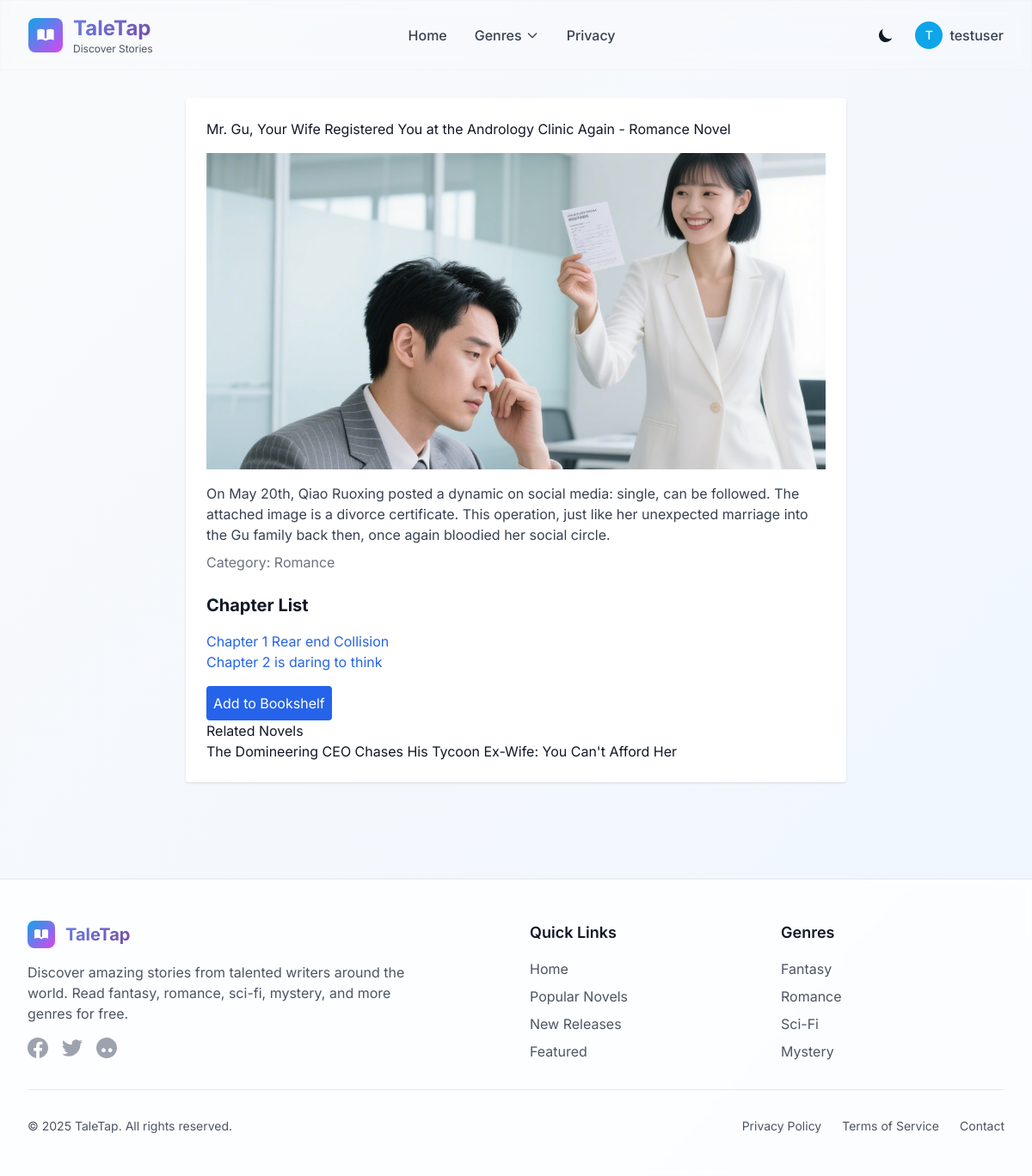
The app's page /novel/3 (signed in) with its own data.
### models.py (models this page shows)
class User(db.Model, UserMixin):
    id = db.Column(db.Integer, primary_key=True)
    username = db.Column(db.String(80), unique=True, nullable=False)
    password = db.Column(db.String(120), nullable=False)
    novels = db.relationship('UserNovel', backref='user', lazy=True)

class Novel(db.Model):
    id = db.Column(db.Integer, primary_key=True)
    title = db.Column(db.String(100), nullable=False)
    description = db.Column(db.Text, nullable=False)
    cover_image = db.Column(db.String(200))  # 封面图片路径
    chapters = db.relationship('Chapter', backref='novel', lazy=True)
    category = db.Column(db.String(50))

class Chapter(db.Model):
    id = db.Column(db.Integer, primary_key=True)
    novel_id = db.Column(db.Integer, db.ForeignKey('novel.id'), nullable=False)
    title = db.Column(db.String(100), nullable=False)
    content = db.Column(db.Text, nullable=False)
    comments = db.relationship('Comment', backref='chapter', lazy=True)

### app.py (the view)
@app.route('/novel/<int:novel_id>')
def novel(novel_id):
    novel = Novel.query.get_or_404(novel_id)
    related_novels = Novel.query.filter_by(category=novel.category).filter(Novel.id != novel_id).limit(3).all()
    return render_template('novel.html', novel=novel, related_novels=related_novels)

### app.py (called while the page is built)
@login_manager.user_loader
def load_user(user_id):
    return User.query.get(int(user_id))

### templates/novel.html (shortened to what this page needs)
{% extends 'base.html' %}
{% block content %}
<div class="max-w-3xl mx-auto bg-white dark:bg-gray-800 p-6 rounded shadow">
    <h1>{{ novel.title }} - {{ novel.category }} Novel</h1>
    <img src="{{ url_for('static', filename='img/' + (novel.cover_image or 'cover.jpg')) }}" alt="{{ novel.title }} 封面" class="w-full h-[23rem] object-cover mt-4">
    <p class="mt-4 text-gray-700 dark:text-gray-300">{{ novel.description }}</p>
    <p class="mt-2 text-gray-500 dark:text-gray-400">Category: {{ novel.category or 'None' }}</p>
    <h2 class="text-xl font-bold mt-6">Chapter List</h2>
    <ul class="mt-4">
        {% if novel.chapters %}
            {% for chapter in novel.chapters %}
            <li><a href="{{ url_for('chapter', novel_id=novel.id, chapter_id=chapter.id) }}" class="text-blue-600 hover:underline">{{ chapter.title }}</a></li>
            {% endfor %}
        {% else %}
            <li class="text-gray-500">No chapters available</li>
        {% endif %}
    </ul>
    {% if current_user.is_authenticated %}
    <form method="POST" action="{{ url_for('add_to_shelf', novel_id=novel.id) }}" class="mt-4">
        <button type="submit" class="bg-blue-600 text-white p-2 rounded hover:bg-blue-700">Add to Bookshelf</button>
    </form>
    {% endif %}
    <h3>Related Novels</h3>
<ul>
    {% for related in related_novels %}
        <li><a href="{{ url_for('novel', novel_id=related.id) }}">{{ related.title }}</a></li>
    {% endfor %}
</ul>
</div>
{% endblock %}

### templates/base.html (shortened to what this page needs)
<!DOCTYPE html>
<html lang="en" class="scroll-smooth">
<head>
    <link rel="stylesheet" href="{{ url_for('static', filename='css/reading.css') }}">
    <script src="https://cdn.tailwindcss.com"></script>
</head>
<body class="bg-gradient-to-br from-gray-50 to-blue-50 dark:from-gray-900 dark:to-gray-800 font-display text-gray-900 dark:text-gray-100 min-h-screen">
    <header class="sticky top-0 z-40 glass-effect border-b border-gray-200/20 dark:border-gray-700/20">
        <nav class="max-w-7xl mx-auto px-4 sm:px-6 lg:px-8" role="navigation" aria-label="Main navigation">
            <div class="flex justify-between items-center py-4">
                <div class="flex items-center space-x-2">
                    <a href="{{ url_for('index') }}" class="flex items-center space-x-3 hover:opacity-80 transition-opacity">
                        <div class="w-10 h-10 bg-gradient-to-br from-primary-500 to-accent-500 rounded-lg flex items-center justify-center">
                        </div>
                        <div>
                            <h1 class="text-2xl font-bold gradient-text">TaleTap</h1>
                            <p class="text-xs text-gray-600 dark:text-gray-400">Discover Stories</p>
                        </div>
                    </a>
                </div>
                <div class="hidden md:flex items-center space-x-8">
                    <a href="{{ url_for('index') }}" class="text-gray-700 dark:text-gray-300 hover:text-primary-600 dark:hover:text-primary-400 transition-colors font-medium">
                        Home
                    </a>
                    <div class="relative group">
                        <button class="text-gray-700 dark:text-gray-300 hover:text-primary-600 dark:hover:text-primary-400 transition-colors font-medium flex items-center space-x-1">
                            <span>Genres</span>
                            <svg class="w-4 h-4 transition-transform group-hover:rotate-180" fill="none" stroke="currentColor" viewBox="0 0 24 24">
                                <path stroke-linecap="round" stroke-linejoin="round" stroke-width="2" d="m19 9-7 7-7-7"/>
                            </svg>
                        </button>
                    </div>
                    <a href="{{ url_for('privacy_policy') }}" class="text-gray-700 dark:text-gray-300 hover:text-primary-600 dark:hover:text-primary-400 transition-colors font-medium">
                        Privacy
                    </a>
                </div>
                <div class="flex items-center space-x-4">
                    <button id="theme-toggle" class="p-2 rounded-lg hover:bg-gray-100 dark:hover:bg-gray-800 transition-colors" aria-label="Toggle dark mode">
                        <svg id="theme-toggle-dark-icon" class="hidden w-5 h-5" fill="currentColor" viewBox="0 0 20 20">
                            <path d="M17.293 13.293A8 8 0 016.707 2.707a8.001 8.001 0 1010.586 10.586z"/>
                        </svg>
                    </button>
                    {% if current_user.is_authenticated %}
                        <div class="relative group">
                            <button class="flex items-center space-x-2 text-gray-700 dark:text-gray-300 hover:text-primary-600 dark:hover:text-primary-400 transition-colors">
                                <div class="w-8 h-8 bg-primary-500 rounded-full flex items-center justify-center">
                                    <span class="text-white text-sm font-medium">{{ current_user.username[0].upper() }}</span>
                                </div>
                                <span class="font-medium">{{ current_user.username }}</span>
                            </button>
                        </div>
                    {% endif %}
                </div>
            </div>
        </nav>
    </header>
    <main id="main-content" class="max-w-7xl mx-auto px-4 sm:px-6 lg:px-8 py-8 animate-fade-in">
        {% block content %}{% endblock %}
    </main>
    <footer class="bg-white/80 dark:bg-gray-900/80 backdrop-blur-sm border-t border-gray-200 dark:border-gray-700 mt-20">
        <div class="max-w-7xl mx-auto px-4 sm:px-6 lg:px-8 py-12">
            <div class="grid grid-cols-1 md:grid-cols-4 gap-8">
                <div class="col-span-1 md:col-span-2">
                    <div class="flex items-center space-x-3 mb-4">
                        <div class="w-8 h-8 bg-gradient-to-br from-primary-500 to-accent-500 rounded-lg flex items-center justify-center">
                        </div>
                        <h3 class="text-xl font-bold gradient-text">TaleTap</h3>
                    </div>
                    <p class="text-gray-600 dark:text-gray-400 mb-4 max-w-md">
                        Discover amazing stories from talented writers around the world. Read fantasy, romance, sci-fi, mystery, and more genres for free.
                    </p>
                    <div class="flex space-x-4">
                        <a href="#" class="text-gray-400 hover:text-primary-500 transition-colors" aria-label="Facebook">
                        </a>
                        <a href="#" class="text-gray-400 hover:text-primary-500 transition-colors" aria-label="Twitter">
                        </a>
                        <a href="#" class="text-gray-400 hover:text-primary-500 transition-colors" aria-label="Instagram">
                        </a>
                    </div>
                </div>
                <div>
                    <h4 class="text-lg font-semibold mb-4">Quick Links</h4>
                    <ul class="space-y-2">
                        <li><a href="{{ url_for('index') }}" class="text-gray-600 dark:text-gray-400 hover:text-primary-600 dark:hover:text-primary-400 transition-colors">Home</a></li>
                        <li><a href="{{ url_for('category', category='Popular') }}" class="text-gray-600 dark:text-gray-400 hover:text-primary-600 dark:hover:text-primary-400 transition-colors">Popular Novels</a></li>
                        <li><a href="{{ url_for('category', category='New') }}" class="text-gray-600 dark:text-gray-400 hover:text-primary-600 dark:hover:text-primary-400 transition-colors">New Releases</a></li>
                        <li><a href="{{ url_for('category', category='Featured') }}" class="text-gray-600 dark:text-gray-400 hover:text-primary-600 dark:hover:text-primary-400 transition-colors">Featured</a></li>
                    </ul>
                </div>
                <div>
                    <h4 class="text-lg font-semibold mb-4">Genres</h4>
                    <ul class="space-y-2">
                        <li><a href="{{ url_for('category', category='Fantasy') }}" class="text-gray-600 dark:text-gray-400 hover:text-primary-600 dark:hover:text-primary-400 transition-colors">Fantasy</a></li>
                        <li><a href="{{ url_for('category', category='Romance') }}" class="text-gray-600 dark:text-gray-400 hover:text-primary-600 dark:hover:text-primary-400 transition-colors">Romance</a></li>
                        <li><a href="{{ url_for('category', category='Sci-Fi') }}" class="text-gray-600 dark:text-gray-400 hover:text-primary-600 dark:hover:text-primary-400 transition-colors">Sci-Fi</a></li>
                        <li><a href="{{ url_for('category', category='Mystery') }}" class="text-gray-600 dark:text-gray-400 hover:text-primary-600 dark:hover:text-primary-400 transition-colors">Mystery</a></li>
                    </ul>
                </div>
            </div>
            <div class="border-t border-gray-200 dark:border-gray-700 mt-8 pt-8">
                <div class="flex flex-col md:flex-row justify-between items-center">
                    <p class="text-gray-600 dark:text-gray-400 text-sm">
                        © 2025 TaleTap. All rights reserved.
                    </p>
                    <div class="flex space-x-6 mt-4 md:mt-0">
                        <a href="{{ url_for('privacy_policy') }}" class="text-gray-600 dark:text-gray-400 hover:text-primary-600 dark:hover:text-primary-400 transition-colors text-sm">Privacy Policy</a>
                        <a href="/terms" class="text-gray-600 dark:text-gray-400 hover:text-primary-600 dark:hover:text-primary-400 transition-colors text-sm">Terms of Service</a>
                        <a href="/contact" class="text-gray-600 dark:text-gray-400 hover:text-primary-600 dark:hover:text-primary-400 transition-colors text-sm">Contact</a>
                    </div>
                </div>
            </div>
        </div>
    </footer>
</body>
</html>

### templates/base.html (style rules this page uses)
.glass-effect { backdrop-filter: blur(10px); background: rgba(255, 255, 255, 0.1); border: 1px solid rgba(255, 255, 255, 0.2); }
.gradient-text { background: linear-gradient(135deg, #667eea 0%, #764ba2 100%); -webkit-background-clip: text; -webkit-text-fill-color: transparent; background-clip: text; }

### records on screen
User: username "T", username "testuser"
Novel: title "Mr. Gu, Your Wife Registered You at the Andrology Clinic Again", category "Romance", cover_image (picture), description "On May 20th, Qiao Ruoxing posted a dynamic on social media: single, can be followed. The attached image is a divorce certificate. This operation, just like her unexpected marriage into the Gu family back then, once again bloodied her social circle."
Chapter: title "Chapter 1 Rear end Collision"
Chapter: title "Chapter 2 is daring to think"
Novel: title "The Domineering CEO Chases His Tycoon Ex-Wife: You Can't Afford Her"
